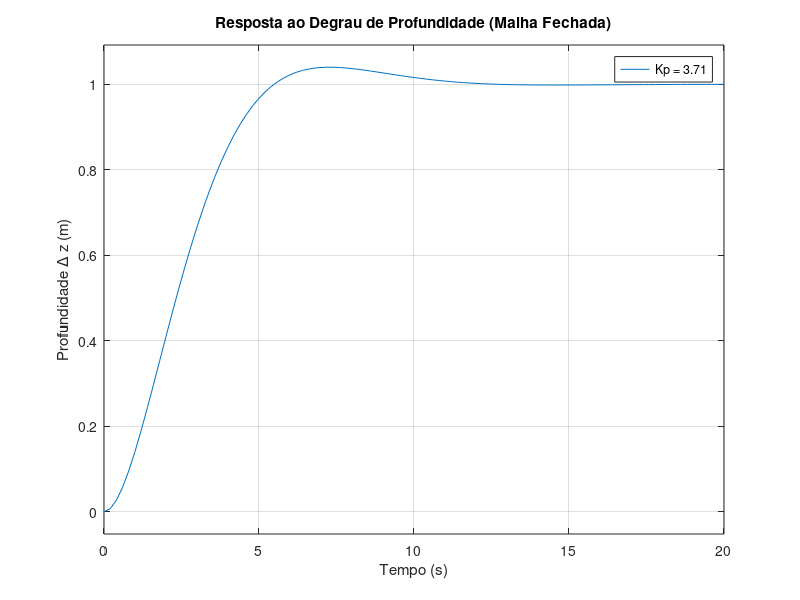

Recreate this plot in MATLAB.
clear; close all; clc;

% Definição da Planta
s = tf("s");
G_s = (0.0526)/(s^2 + 0.8842*s);

% Definição dos Ganhos para Teste
Ganhos_Kp = [3.71, 5.49, 7.26]; 

% Simulação
figure; hold on;

for Kp = Ganhos_Kp
    % Cria a Malha Aberta (L)
    L = Kp * G_s;

    % Cria a Malha Fechada (H) = L / (1+L)
    H = feedback(L, 1);

    % Simula o degrau unitário
    step(H); 
end

% Formatação do Gráfico
grid on;
title('Resposta ao Degrau de Profundidade (Malha Fechada)');
xlabel('Tempo (s)');
ylabel('Profundidade \Delta z (m)');

% legenda baseada nos valores de Kp
legend_str = cell(length(Ganhos_Kp), 1);
for i = 1:length(Ganhos_Kp)
    legend_str{i} = ['Kp = ' num2str(Ganhos_Kp(i))];
end
legend(legend_str);

hold off;
